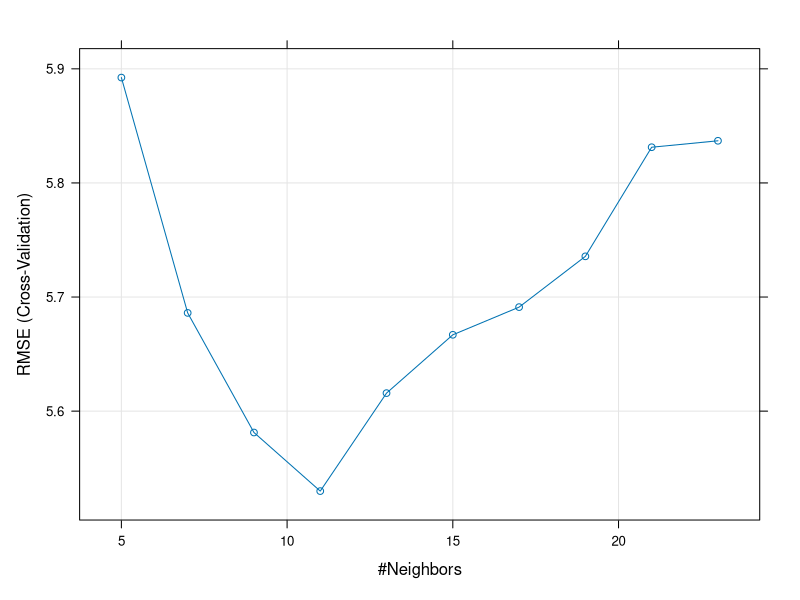
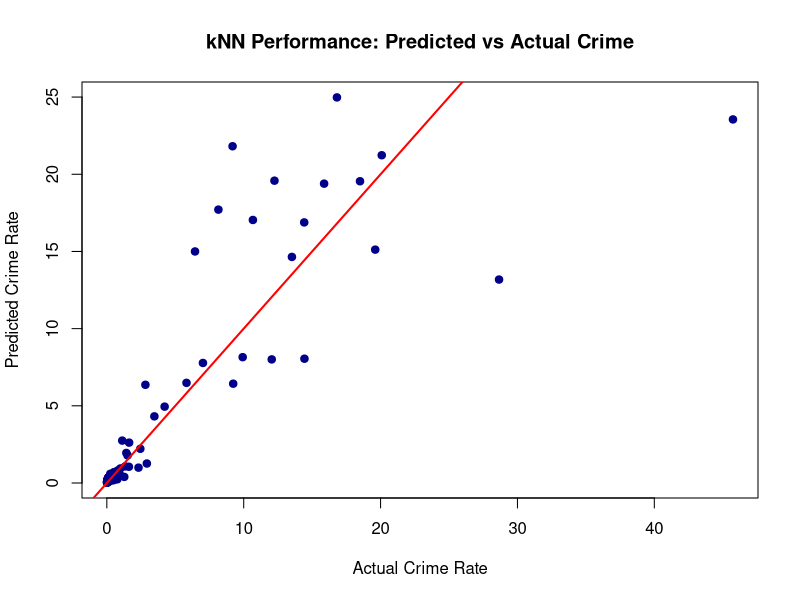

Recreate these plots in R, in order.
# ==========================================
# STEP 1: SETUP & DATA
# ==========================================
library(MASS)   # Load MASS package, which provides the Boston dataset.
library(caret)  # Load caret package for model training and evaluation utilities.

data("Boston") # Load the Boston housing dataset into the current R session.

# ==========================================
# STEP 2: SPLIT THE DATA (80/20)
# ==========================================
set.seed(100) # Set random seed so the data split is reproducible.
train_idx <- sample(1:nrow(Boston), 0.8 * nrow(Boston)) # Randomly choose 80% of row indices for training.

train_data <- Boston[train_idx, ] # Create training dataset using sampled indices.
test_data  <- Boston[-train_idx, ] # Create test dataset using the remaining indices.

# ==========================================
# STEP 3: TRAIN THE kNN MODEL
# ==========================================
# We use crim ~ . to predict crime using all other variables
# preProcess is MANDATORY for kNN distance calculations
set.seed(101) # Set seed for reproducible cross-validation and tuning results.
knn_model <- train( # Train a kNN regression model using caret.
  crim ~ ., # Model formula: predict crim using all other variables.
  data = train_data, # Use the training dataset for fitting.
  method = "knn", # Specify k-nearest neighbors algorithm.
  trControl = trainControl(method = "cv", number = 10), # Use 10-fold cross-validation during training.
  preProcess = c("center", "scale"), # Standardize predictors to zero mean and unit variance.
  tuneLength = 10 # Try 10 different k values and pick the best one.
) # End model training call.

# ==========================================
# STEP 4: VISUALIZE & FIND BEST K
# ==========================================
# This plot shows you which 'k' had the lowest error (RMSE)
plot(knn_model) # Plot model performance across candidate k values.

# This prints the specific 'k' value R chose as the winner
knn_model$bestTune # Display the best-tuned k value selected by caret.

# ==========================================
# STEP 5: TEST THE MODEL
# ==========================================
# Predict crime rates for the 20% of data the model hasn't seen
predictions <- predict(knn_model, test_data) # Generate crime-rate predictions on the test set.

# Calculate the final RMSE (The "Average Mistake" in crime rate units)
final_rmse <- RMSE(predictions, test_data$crim) # Compute RMSE between predicted and actual crim values.
print(paste("The Average Prediction Error (RMSE) is:", round(final_rmse, 2))) # Print rounded RMSE as final error metric.

# ==========================================
# STEP 6: PERFORMANCE PLOT
# ==========================================
# Plot Actual vs. Predicted values. 
# A perfect model would have all points on the red line.
plot(test_data$crim, predictions, # Create scatter plot of actual vs predicted crime rates.
     main = "kNN Performance: Predicted vs Actual Crime", # Set plot title.
     xlab = "Actual Crime Rate", # Label x-axis as actual values.
     ylab = "Predicted Crime Rate", # Label y-axis as predicted values.
     pch = 19, col = "darkblue") # Use solid dark-blue points for visibility.
abline(0, 1, col = "red", lwd = 2) # Draw y=x reference line for perfect predictions.
